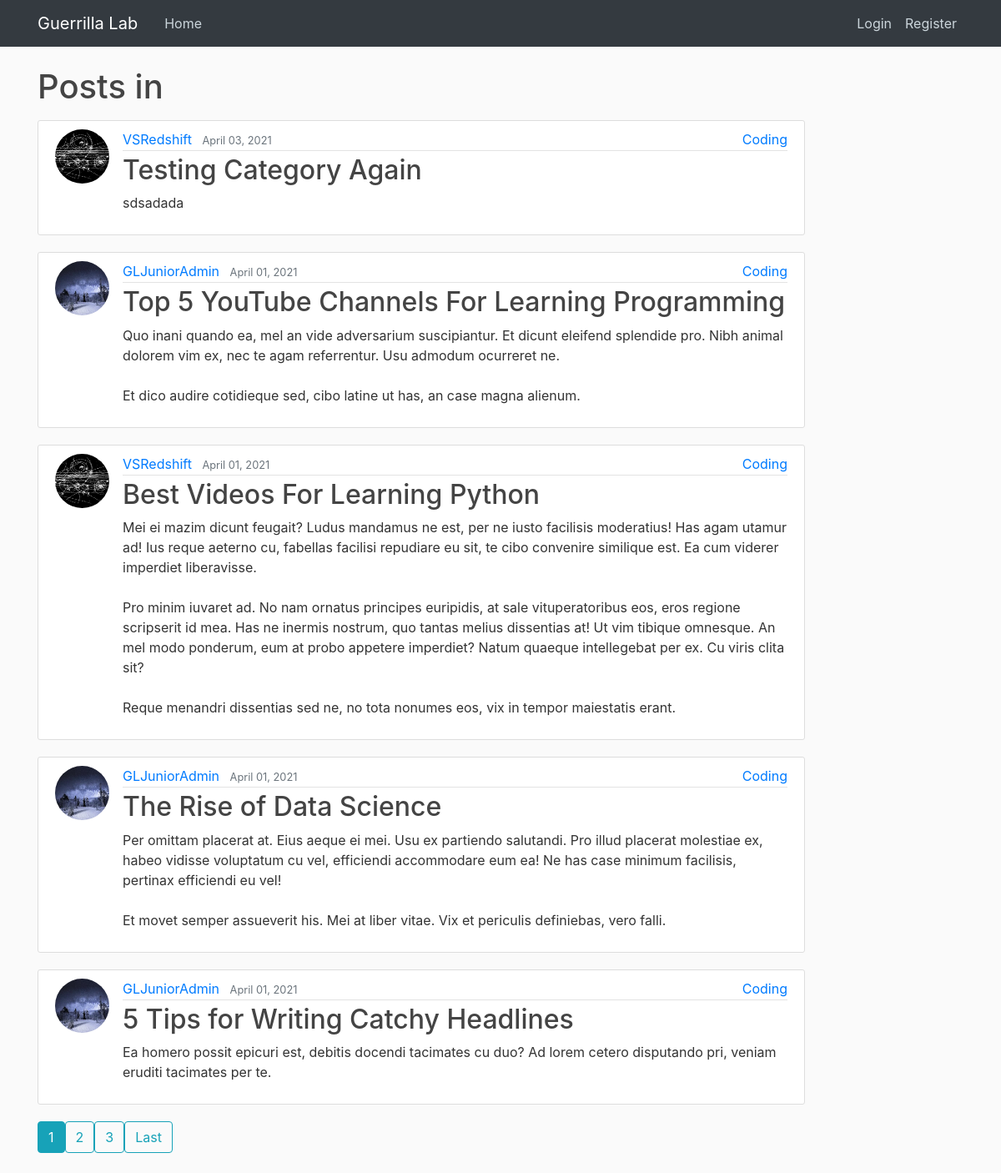
Screenshot of /category/Coding/ with the database file from the repository.
### blog/models.py (models this page shows, shortened)
class Post(models.Model):
    title = models.CharField(max_length=100)
    content = models.TextField()
    subheading = models.TextField(max_length=255, blank=True, default=None)
    date_posted = models.DateTimeField(default=timezone.now)
    author = models.ForeignKey(User, on_delete=models.CASCADE)
    category = models.CharField(max_length=30, default=None)
    tags = TaggableManager(blank=True)

### users/models.py (models this page shows, shortened)
class Profile(models.Model):
    user = models.OneToOneField(User, on_delete=models.CASCADE)
    bio = models.TextField(max_length=1000)
    image = models.ImageField(default='default.jpg', upload_to='profile_pics')

### blog/views.py (the view)
# urls.py: path('category/<str:category>/', CategoryView, name='category'),
def CategoryView(request, category):
    category_posts = Post.objects.filter(category=category.casefold().capitalize()).order_by('-date_posted')
    paginator = Paginator(category_posts, 5)
    page_number = request.GET.get('page')
    page_obj = paginator.get_page(page_number)
    return render(request, 'blog/post_category.html', {'page_obj':page_obj})

### blog/templates/blog/post_category.html (shortened to what this page needs)
{% extends "blog/base.html" %}
{% block content %}
    {% if page_obj %}
        <h1 class="mb-3">Posts in {{ category.capitalize }} </h1>
        {% for post in page_obj %}
            <article class="media content-section">
            <img
                class="rounded-circle article-img"
                src="{{ post.author.profile.image.url }}"
                alt=""
            />
            <div class="media-body article-top">
                <div class="article-metadata">
                    <a class="mr-2" href="{% url 'user-posts' post.author.username %}">
                    {{ post.author }}
                    </a>
                    <small class="text-muted">{{ post.date_posted|date:"F d, Y" }}</small>
                    <a href="#" class="article-category">{{ post.category }}</a>
                </div>
                <h2>
                    <a class="article-title" href="{% url 'post-detail' post.id %}">
                    {{ post.title }}
                    </a>
                </h2>
                <p class="article-content">{{ post.content }}</p>
            </div>
        </article>
        {% endfor %}
        <div class="pagination">
            {% for num in page_obj.paginator.page_range %}
                {% if page_obj.number == num %}
                    {% if page_obj.has_previous or page_obj.has_next%}
                        <a class="btn btn-info mb-4" href="?page={{ num }}">{{ num }}</a>
                    {% endif %}
                {% elif num > page_obj.number|add:'-3' and num < page_obj.number|add:'3' %}
                    <a class="btn btn-outline-info mb-4" href="?page={{ num }}">{{ num }}</a>
                {% endif %}
            {% endfor %}
            {% if page_obj.has_next %}
                <a class="btn btn-outline-info mb-4" href="?page={{ page_obj.paginator.num_pages }}">Last</a>
            {% endif %}
        </div>
    {% else %}
        <h2>No posts with this category name... </h2>
    {% endif %}
{% endblock content %}

### blog/static/blog/main.css (style rules this page uses)
:root { --primary-color: #111; --secondary-color: #f4f4f4; --tertiary-color: #333; }
body { background: #fafafa; color: #333333; margin-top: 5rem; }
h1, h2, h3, h4, h5, h6 { color: #444444; }
.content-section { background: #ffffff; padding: 10px 20px; border: 1px solid #dddddd; border-radius: 3px; margin-bottom: 20px; }
.article-title { color: #444444; }
.article-content { white-space: pre-line; }
.article-img { height: 65px; width: 65px; margin-right: 16px; }
.article-metadata { padding-bottom: 1px; margin-bottom: 4px; border-bottom: 1px solid #e3e3e3; }
.article-top { position: relative; }
.article-category { position: absolute; right: 0; }

### rows the page displays
Post: author.profile.image (picture), author "VSRedshift", date_posted "April 03, 2021", category "Coding", title "Testing Category Again", content "sdsadada"
Post: author.profile.image (placeholder picture), author "GLJuniorAdmin", date_posted "April 01, 2021", category "Coding", title "Top 5 YouTube Channels For Learning Programming", content "Quo inani quando ea, mel an vide adversarium suscipiantur. Et dicunt eleifend splendide pro. Nibh animal dolorem vim ex, nec te agam referrentur. Usu admodum ocurreret ne. Et dico audire cotidieque sed, cibo latine ut has, an case magna alienum."
Post: author.profile.image (picture), author "VSRedshift", date_posted "April 01, 2021", category "Coding", title "Best Videos For Learning Python", content "Mei ei mazim dicunt feugait? Ludus mandamus ne est, per ne iusto facilisis moderatius! Has agam utamur ad! Ius reque aeterno cu, fabellas facilisi repudiare eu sit, te cibo convenire similique est. Ea cum viderer imperdiet liberavisse. Pro minim iuvaret ad. No nam ornatus principes euripidis, at sale vituperatoribus eos, eros regione scripserit id mea. Has ne inermis nostrum, quo tantas melius dissentias at! Ut vim tibique omnesque. An mel modo ponderum, eum at probo appetere imperdiet? Natum quaeque intellegebat per ex. Cu viris clita sit? Reque menandri dissentias sed ne, no tota nonumes eos, vix in tempor maiestatis erant."
Post: author.profile.image (placeholder picture), author "GLJuniorAdmin", date_posted "April 01, 2021", category "Coding", title "The Rise of Data Science", content "Per omittam placerat at. Eius aeque ei mei. Usu ex partiendo salutandi. Pro illud placerat molestiae ex, habeo vidisse voluptatum cu vel, efficiendi accommodare eum ea! Ne has case minimum facilisis, pertinax efficiendi eu vel! Et movet semper assueverit his. Mei at liber vitae. Vix et periculis definiebas, vero falli."
Post: author.profile.image (placeholder picture), author "GLJuniorAdmin", date_posted "April 01, 2021", category "Coding", title "5 Tips for Writing Catchy Headlines", content "Ea homero possit epicuri est, debitis docendi tacimates cu duo? Ad lorem cetero disputando pri, veniam eruditi tacimates per te."

### other values shown
{{ num }} "1"
{{ num }} "2" "3"
